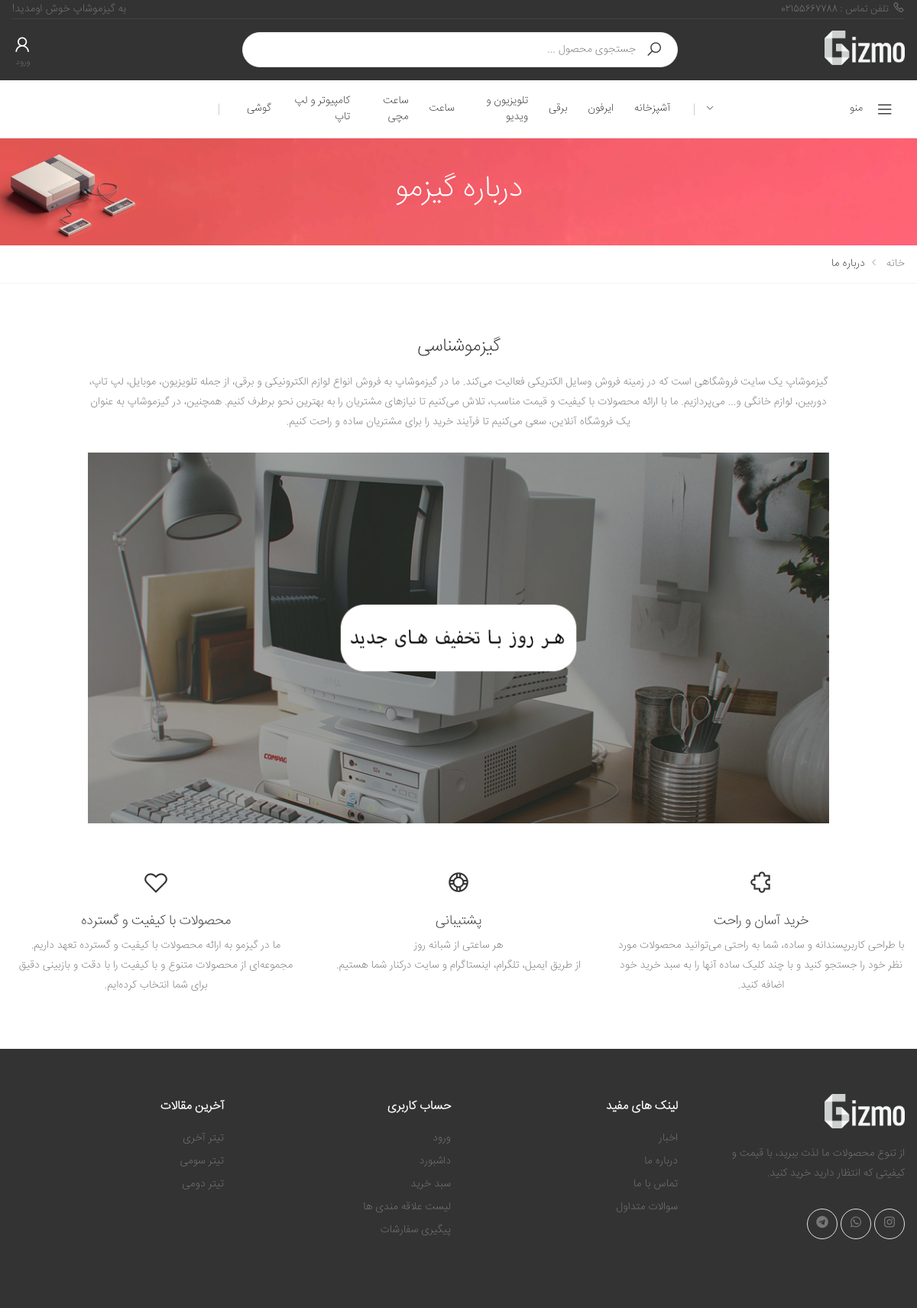
The app's page /aboutUs/ with its own data.
### stuff/models.py (models this page shows, shortened)
class Category(models.Model):
    sub_category = models.ForeignKey('self',on_delete=models.CASCADE, related_name='scategory',null=True,blank=True)
    is_sub = models.BooleanField(default=False)
    name = models.CharField(max_length=200)
    slug = models.SlugField(max_length=200,unique=True)
    class Meta:
        ordering = ('name',)
        verbose_name = 'category'
        verbose_name_plural = 'categories'
    def get_absolute_url(self):
        return reverse('stuff:category_detail',args=[self.id,1])

### blog/models.py (models this page shows, shortened)
class Article(models.Model):
    status_ch = (
        ('p' , "انتشار یافته"),
        ('d', "پیش نویس"),
        ('i', "در انتظار انتشار"),
        ('b',"برگشت داده شده"),
    )
    title = models.CharField(max_length=50,verbose_name="تیتر")
    text = models.TextField(verbose_name="متن")
    Author = models.ForeignKey(User,on_delete=models.CASCADE,related_name="articles",verbose_name="نویسنده")
    Cover = models.ImageField(upload_to="web_shop/blog/articles/%Y/%m/",null=True,blank=True,verbose_name="تصویر")
    drafted = models.DateTimeField(auto_now_add=True,verbose_name="تاریخ پیش نویس")
    publish = models.DateTimeField(default=timezone.now,verbose_name="تاریخ انتشار")
    update = models.DateTimeField(auto_now=True,verbose_name="تاریخ آپدیت")
    slug = models.SlugField(max_length=40, unique = True,verbose_name="آدرس")
    status = models.CharField(max_length=1,choices = status_ch,verbose_name="وضعیت")
    Category = models.ManyToManyField(Category,related_name = "articles",verbose_name="دسته بندی")
    views = models.PositiveIntegerField(default=0, verbose_name="تعداد بازدید")
    is_for_landing = models.BooleanField(default=False)
    objects = ArticleManager()
    def get_absolute_url(self):
        return reverse("blog:article",args=[self.slug])
    def shamsi_date(self):
        return jalali_converter(self.publish)
    shamsi_date.short_description = "publish"

### facades/views.py (the view)
# urls.py: path('aboutUs/',aboutUs,name="aboutUs"),
def aboutUs(request):
    Info = InformationsForTemplate(request)
    return render(request,'facades/aboutUs.html',Info)

### cart/cart.py (called while the page is built)
    def get_count(self):
        return sum(1 for item in self.cart.values())

### facades/models.py (called while the page is built)
    @staticmethod
    def filter():
        banners = banner.objects.all()
        result = {}
        for what in for_what_choices:
            reason = what[0]
            result[reason] = banners.filter(for_what=reason)
        return result

### facades/views.py (called while the page is built)
def InformationsForTemplate(request):
    Info = {}
    allCategories = Category.objects.filter(is_sub=False)
    wishlistAmount = 0
    if(request.user.is_authenticated):
        wishlistAmount = request.user.wishlist.all().count()
    form = UserLoginForm
    cart = Cart(request)
    CartAmount = cart.get_count()
    Loginform = UserLoginForm
    Registerform= UserCreationForm
    brands = Brand.objects.all()
    shops = shop.objects.all()
    Info = {'allCategories': allCategories,'wishlistAmount':wishlistAmount,'cart':cart,'form':form
    ,'Loginform':Loginform,'Registerform':Registerform,"brands":brands,"shops":shops,}
    Info["banners"] = banner.filter()
    Info["footer_articles"] = Article.objects.all()[::-1][0:3]
    return Info

### facades/templates/facades/aboutUs.html (shortened to what this page needs)
{% extends 'facades/base.html' %}
{% load static %}
{% block css %}
{% include 'facades/parts/css.html' %}
{% endblock %}
{% block main %}
        <main class="main">
            {% include 'facades/aboutUsParts/banner.html' %}
            <div class="page-content pb-3">
                {% include 'facades/aboutUsParts/mainText.html' %}
            </div>
        </main>
{% endblock %}

### facades/templates/facades/parts/black_header.html (shortened to what this page needs)
{% load static %}
<header class="header header-intro-clearance header-3">
    <div class="header-top">
        <div class="container">
                    <div class="header-left">
                        <a href=""><i class="icon-phone"></i>تلفن تماس : 02155667788</a>
                    </div>
                    <div class="header-right">
                        <ul class="top-menu">
                            <li>
                                <ul>
                                    <li><p> به گیزموشاپ خوش اومدید! </li></p>
                                </ul>
                            </li>
                        </ul>
                    </div>
                </div>
    </div>
    <div class="header-middle" style="height: 8rem;">
        <div class="container" style="height: 8rem;">
            <div class="header-left">
                <a href="{% url 'facades:home' %}" class="logo">
                    <img src="{% static 'facades/images/gizmo_dark_typo01.png' %}" alt="Logo image" width="105" height="25">
                </a>
            </div>
            <div class="header-center">
                <div class="header-search header-search-extended header-search-visible d-none d-lg-block">
                    <form action="{% url 'stuff:product_search' 1 %}" method="GET">
                      <div class="header-search-wrapper search-wrapper-wide">
                        <button class="btn btn-primary" type="submit"><i class="icon-search"></i></button>
                        <input type="search" class="form-control" name="query" id="query" placeholder="جستجوی محصول ..." required>
                      </div>
                    </form>
                  </div>
            </div>
            <div class="header-right">
              {% if request.user.is_authenticated %}
              <div class="wishlist">
                  <a href="{% url 'administratorship:dashboard' %}">
                      <div class="icon">
                          <i class="icon-user"></i>
                      </div>
                      <p>داشبورد</p>
                  </a>
              </div>
              <div class="wishlist">
                            <a href="{% url 'stuff:showWishList' 1 %}" title="لیست محصولات مورد علاقه شما">
                                <div class="icon">
                                    <i class="icon-heart-o"></i>
                                    <span class="wishlist-count badge">{{wishlistAmount}}</span>
                                </div>
                                <p>مورد علاقه</p>
                            </a>
                  </div>
                <div class="dropdown cart-dropdown">
                    <a href="{% url 'cart:detail' %}" class="dropdown-toggle" role="button" data-toggle="dropdown"
                        aria-haspopup="true" aria-expanded="false" data-display="static">
                        <div class="icon">
                            <i class="icon-shopping-cart"></i>
                            <span class="cart-count">{{cart.get_count}}</span>
                        </div>
                        <p>سبد خرید</p>
                    </a>
                    {% if cart.get_count != 0 %}
                    <div class="dropdown-menu dropdown-menu-right">
                        <div class="dropdown-cart-products">
                            {% for item in cart %}
                            <div class="product">
                                <div class="product-cart-details">
                                    <h4 class="product-title">
                                        <a href="{{item.product.get_absolute_url}}">{{item.product}}</a>
                                    </h4>
                                    <span class="cart-product-info">
                                        <span class="cart-product-qty">{{item.quantity}} x </span>
                                        {{item.product.discounted_price}} تومان
                                    </span>
                                </div>
                                <figure class="product-image-container">
                                    <a href="{{item.product.get_absolute_url}}" class="product-image">
                                        <img src="{{item.product.image.url}}" alt="{{item.product.alt}}">
                                    </a>
                                </figure>
                                {% if item.product %}
                                <a href="{% url 'cart:cart_remove' item.id %}" class="btn-remove" title="حذف محصول"><i class="icon-close"></i></a>
                                {% endif %}
                            </div>
                            {% endfor %}
                        </div>
                        <div class="dropdown-cart-total">
                            <span>مجموع</span>
                            <span class="cart-total-price">{{cart.show_total}} تومان</span>
                        </div>
                        <div class="dropdown-cart-action">
                            <a href="{% url 'cart:detail' %}" class="btn btn-primary">مشاهده سبد خرید</a>
                            <a href="{% url 'cart:checkout' %}" class="btn btn-outline-primary-2"><span>پرداخت</span><i
                                    class="icon-long-arrow-left"></i></a>
                        </div>
                    </div>
                    {% else %}
                {% endif %}
                </div>
              {% else %}
              <div class="wishlist">
                  <a href="#signin-modal" data-toggle="modal" title="Login">
                      <div class="icon">
                          <i class="icon-user"></i>
                      </div>
                      <p>ورود</p>
                  </a>
              </div>
                {% endif %}
            </div>
        </div>
    </div>
    <div class="header-bottom sticky-header">
        <div class="container">
            <div class="header-left">
                <div class="dropdown category-dropdown">
                    <a href="#" class="dropdown-toggle" role="button" data-toggle="dropdown"
                        aria-haspopup="true" aria-expanded="false" data-display="static"
                        title="دسته بندی فروشگاه">
                        منو <i class="icon-angle-down"></i>
                    </a>
                </div>
            </div>
            <div class="header-center">
                <nav class="main-nav">
                    <ul class="menu sf-arrows">
                        {% for cat in allCategories %}
                        <li>
                            <a href="{{cat.get_absolute_url}}">{{cat.name}}</a>
                        </li>
                        {% endfor %}
                    </ul>
                </nav>
            </div>
            <div class="header-right">
            </div>
        </div>
    </div>
</header>

### facades/templates/facades/parts/footer.html (shortened to what this page needs)
{% load static %}
<footer class="footer footer-dark">
    <div class="footer-middle">
        <div class="container">
            <div class="row" >
                <div class="col-sm-6 col-lg-3" style="height: 25rem;">
                    <div class="widget widget-about" >
                        <img src="{% static 'facades/images/gizmo_dark_typo01.png' %}" class="footer-logo" alt="Footer Logo"
                            width="105" height="45" >
                        <p>از تنوع محصولات ما لذت ببرید، با قیمت و کیفیتی که انتظار دارید خرید کنید.</p>
                        <div class="social-icons" >
                            <a href="https://www.instagram.com/gizmoshop.ir/" class="social-icon" title="اینستاگرام" target="_blank"><i
                                  class="icon-instagram"></i></a>
                            <a href="#" class="social-icon" title="واتساپ" target="_blank"><i
                                    class="icon-whatsapp"></i></a>
                            <a href="#" class="social-icon" title="تلگرام" target="_blank"><i
                                    class="icon-telegram"></i></a>
                        </div>
                    </div>
                </div>
                <div class="col-sm-6 col-lg-3">
                    <div class="widget">
                        <h4 class="widget-title">لینک های مفید</h4>
                        <ul class="widget-list">
                            <li><a href="{% url 'blog:home_blog' %}">اخبار</a></li>
                            <li><a href="{% url 'facades:aboutUs' %}">درباره ما</a></li>
                            <li><a href="{% url 'facades:contact' %}">تماس با ما</a></li>
                            <li><a href="{% url 'facades:FAQ' %}">سوالات متداول</a></li>
                        </ul>
                    </div>
                </div>
                <div class="col-sm-6 col-lg-3">
                    <div class="widget">
                        <h4 class="widget-title">حساب کاربری</h4>
                        <ul class="widget-list">
                            {% if request.user.is_authenticated %}
                            {% else %}
                            <li><a href="{% url "accounts:login" %}">ورود</a></li>
                            {% endif %}
                            <li><a href="{% url 'administratorship:dashboard' %}">داشبورد</a></li>
                            <li><a href="{% url "cart:detail" %}">سبد خرید</a></li>
                            <li><a href="{% url "stuff:showWishList" 1 %}">لیست علاقه مندی ها</a></li>
                            <li><a href="{% url "administratorship:dashboard" %}">پیگیری سفارشات</a></li>
                        </ul>
                    </div>
                </div>
                <div class="col-sm-6 col-lg-3">
                    <div class="widget">
                        <h4 class="widget-title">آخرین مقالات</h4>
                        <ul class="widget-list">
                            {% for article in footer_articles %}
                            <li><a href="{{article.get_absolute_url}}">{{article.title}}</a></li>
                            {% endfor %}
                        </ul>
                    </div>
                </div>
            </div>
        </div>
    </div>
</footer>

### records on screen
Category: name "آشپزخانه"
Category: name "ایرفون"
Category: name "برقی"
Category: name "تلویزیون و ویدیو"
Category: name "ساعت"
Category: name "ساعت مچی"
Category: name "کامپیوتر و لپ تاپ"
Category: name "گوشی"
Article: title "تیتر آخری"
Article: title "تیتر سومی"
Article: title "تیتر دومی"
